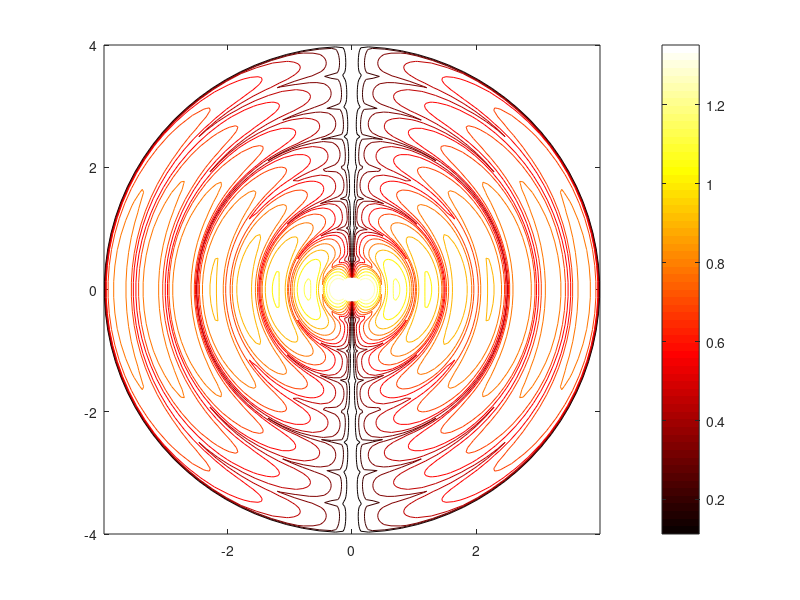

MATLAB code to generate this figure: (Note: this script raises an error after producing the figure.)
% cemDipoleRadiatingE.m


close all
clc
clear

% Speed of light
 c = 2.99792458e8;

% Time t0
  t0 = 0;

% wavelength wL / propagation constant k /
% freq f / period / ang freq  w / w*t
  wL =  1;
  k = 2*pi/wL;
  f = c/wL;
  T = 1/f;
  w = 2*pi*f;
  wt = w*t0;

% Grid
% polar angle p P  (elevation)  cos(theta) = sin(p) sin(theta) = cos(p) 
% radial displacement r R
  N = 95;
  phi = pi/2;         % Azimuthal angle
  r1 = 0.2; r2 = 4;   % Radial displacement limits
  p = linspace(-pi,pi,N);    % elevation  p
  r  = linspace(r1,r2,N);
    [R, P] = meshgrid(r,p);
    Y = R.*sin(P);
    Z = R.*cos(P);
    
% Setup

  wt = w*t0;
  kR = k.*R;

% Electric field Polar component & Cartesian compoents
  Ep = (sin(P)./R) .* sin(kR - wt);
  Ex = cos(phi).*sin(P).*Ep;
  Ey = sin(phi).*sin(P).*Ep;
  Ez = sin(P).*Ep;
  E = sqrt(Ey.^2 + Ez.^2);

  Dy = 71; Dz = 30;
  yD = Y(Dy,1); zD = Z(Dz,1) ;
  ED = E(Dy,Dz);
  EDy = E(Dy,Dz);
  EDz = E(Dy,Dz);
  Dangle = atan2(EDz,EDz);

  zT = yD+1i*zD

  

% GRAPHICS  ========================================================
figure(1)
    set(gcf,'Units','normalized');
    set(gcf,'Position',[0.1 0.1 0.30,0.30])

    contour(Y,Z,E.^0.2,12)    
    shading interp
    colormap(hot)
    colorbar

    hold on
    DrawArrow(zT,1,Dangle,0.2,0.2,2,[0 0 1])
    axis square
    xticks(-4:1:4); yticks(-4:1:4)
    xlim([-4 4])
    set(gca,'FontSize',12)

%figure(2)
%     set(gcf,'Units','normalized');
%     set(gcf,'Position',[0.1 0.35 0.30,0.30])
% 
%    [startY,startZ] = meshgrid(-2:2);
%     Eyn = Ey./sqrt(Ey.^2 + Ez.^2);
%     Ezn = Ez./sqrt(Ey.^2 + Ez.^2);
%     D = 1:10:N;
%     h2 = quiver(Y(D,D),Z(D,D),Eyn(D,D),Ezn(D,D));
%     set(h2,'AutoScale','on', 'AutoScaleFactor',0.5)
 %   stream2(Y,Z,Ey,Ez,startY,startZ)
  %  stream2(Y,Z,Ey,Ez,[1,1], [-1 1])
  %    starty= -2;% -2:1:2;
   %   startx = -2:1:2;
  %    startx=ones(size(starty))*min(Y,[],"all");
 %    hold on;
 %     stream2(Y,Y,Ey,Ey,1,1);
     
%      axis square
%      xlim([-2 2]); ylim([-2 2])
%    

  
